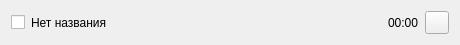
<?xml version="1.0" encoding="UTF-8"?>
<ui version="4.0">
 <class>Form</class>
 <widget class="QWidget" name="Form">
  <property name="geometry">
   <rect>
    <x>0</x>
    <y>0</y>
    <width>460</width>
    <height>40</height>
   </rect>
  </property>
  <property name="windowTitle">
   <string>Form</string>
  </property>
  <layout class="QHBoxLayout" name="horizontalLayout">
   <item>
    <widget class="QCheckBox" name="activeCheckBox">
     <property name="sizePolicy">
      <sizepolicy hsizetype="Fixed" vsizetype="Fixed">
       <horstretch>0</horstretch>
       <verstretch>0</verstretch>
      </sizepolicy>
     </property>
     <property name="text">
      <string/>
     </property>
    </widget>
   </item>
   <item>
    <widget class="QLabel" name="titleLabel">
     <property name="text">
      <string>Нет названия</string>
     </property>
    </widget>
   </item>
   <item>
    <widget class="QLabel" name="label_2">
     <property name="sizePolicy">
      <sizepolicy hsizetype="Fixed" vsizetype="Preferred">
       <horstretch>0</horstretch>
       <verstretch>0</verstretch>
      </sizepolicy>
     </property>
     <property name="text">
      <string>00:00</string>
     </property>
    </widget>
   </item>
   <item>
    <widget class="QToolButton" name="removeButton">
     <property name="icon">
      <iconset>
       <normaloff>remove.png</normaloff>remove.png</iconset>
     </property>
    </widget>
   </item>
  </layout>
 </widget>
 <resources/>
 <connections/>
</ui>
